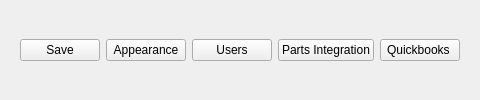
<widget class="QWidget" name="settings_header_buttons">
<layout class="QGridLayout" name="gridLayout_22">
<item column="0" row="0">
<widget class="QFrame" name="frame">
<property name="minimumSize">
<size>
<width>50</width>
<height>50</height>
</size>
</property>
<property name="frameShape">
<enum>QFrame::NoFrame</enum>
</property>
<property name="frameShadow">
<enum>QFrame::Raised</enum>
</property>
<layout class="QGridLayout" name="gridLayout_21">
<item column="5" row="1">
<widget class="QPushButton" name="quickbooks_button">
<property name="maximumSize">
<size>
<width>150</width>
<height>16777215</height>
</size>
</property>

<property name="text">
<string>Quickbooks </string>
</property>
<property name="icon">
<iconset>
<normaloff>icons2/cil-browser.png</normaloff>icons2/cil-browser.png</iconset>
</property>
<property name="iconSize">
<size>
<width>30</width>
<height>30</height>
</size>
</property>
</widget>
</item>
<item column="2" row="1">
<widget class="QPushButton" name="appearance_button">
<property name="maximumSize">
<size>
<width>150</width>
<height>16777215</height>
</size>
</property>

<property name="text">
<string>Appearance</string>
</property>
<property name="icon">
<iconset>
<normaloff>icons3/24x24/cil-browser.png</normaloff>icons3/24x24/cil-browser.png</iconset>
</property>
<property name="iconSize">
<size>
<width>30</width>
<height>30</height>
</size>
</property>
</widget>
</item>
<item column="4" row="1">
<widget class="QPushButton" name="parts_integrate_button">
<property name="maximumSize">
<size>
<width>150</width>
<height>16777215</height>
</size>
</property>

<property name="text">
<string>Parts Integration</string>
</property>
<property name="icon">
<iconset>
<normaloff>icons3/24x24/cil-tag.png</normaloff>icons3/24x24/cil-tag.png</iconset>
</property>
<property name="iconSize">
<size>
<width>30</width>
<height>30</height>
</size>
</property>
</widget>
</item>
<item column="0" row="1">
<widget class="QPushButton" name="save_settings_button">
<property name="maximumSize">
<size>
<width>150</width>
<height>16777215</height>
</size>
</property>
<property name="sizeIncrement">
<size>
<width>0</width>
<height>30</height>
</size>
</property>

<property name="text">
<string>Save</string>
</property>
<property name="icon">
<iconset>
<normaloff>icons3/24x24/cil-save.png</normaloff>icons3/24x24/cil-save.png</iconset>
</property>
<property name="iconSize">
<size>
<width>30</width>
<height>30</height>
</size>
</property>
</widget>
</item>
<item column="3" row="1">
<widget class="QPushButton" name="users_button">
<property name="maximumSize">
<size>
<width>150</width>
<height>16777215</height>
</size>
</property>

<property name="text">
<string>Users</string>
</property>
<property name="icon">
<iconset>
<normaloff>icons2/cil-user-follow.png</normaloff>icons2/cil-user-follow.png</iconset>
</property>
<property name="iconSize">
<size>
<width>30</width>
<height>30</height>
</size>
</property>
</widget>
</item>
</layout>
</widget>
</item>
</layout>
</widget>
